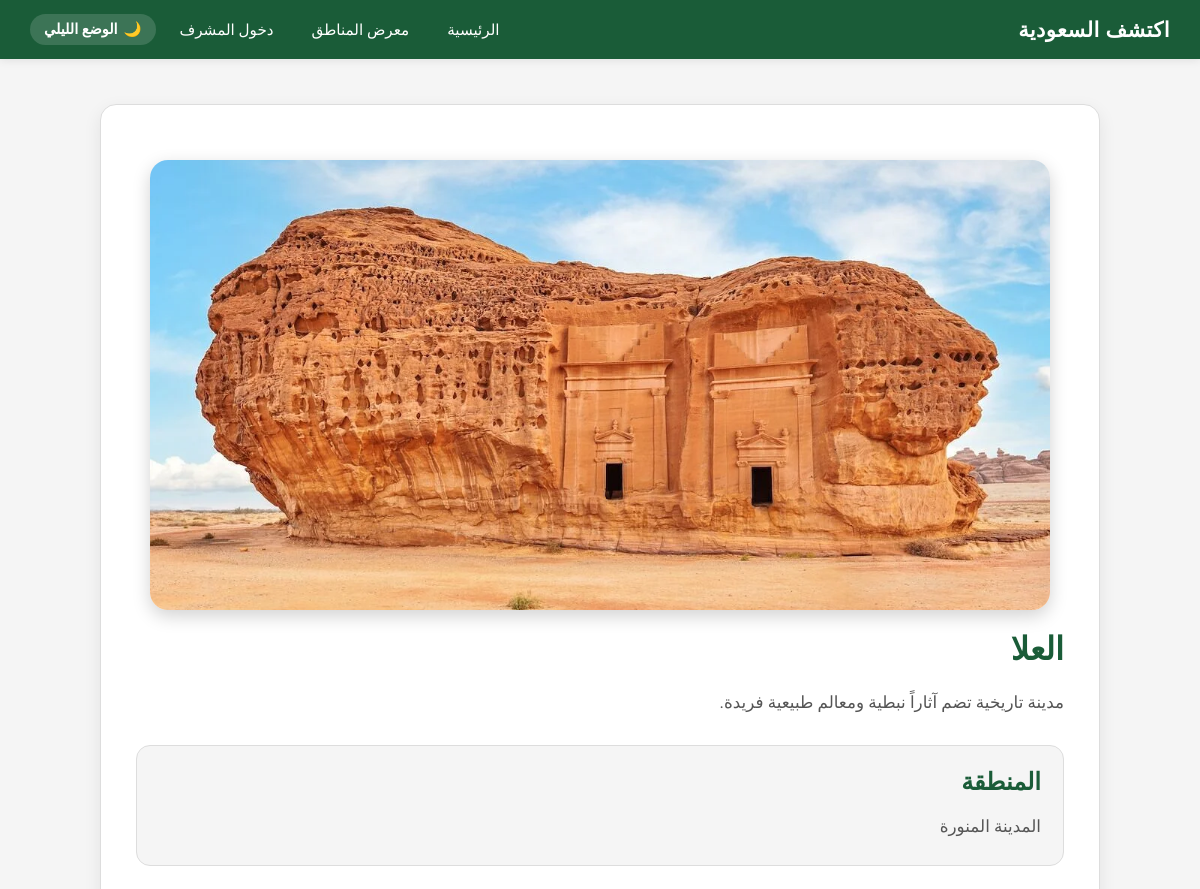
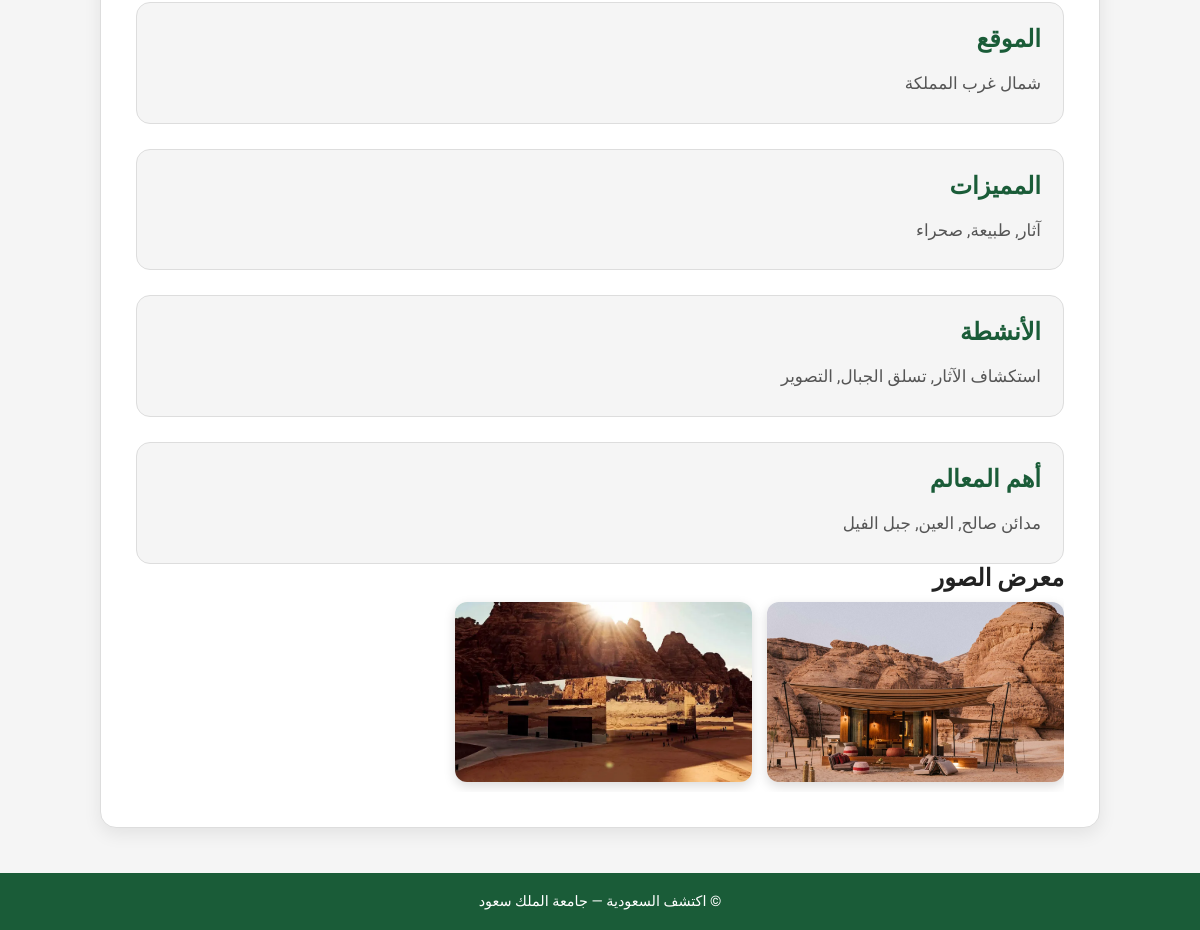
Page /public/details.php?id=3 on the committed database (2 pictures, top to bottom).
### tables this page shows
CREATE TABLE places (
    id INT PRIMARY KEY AUTO_INCREMENT,
    name VARCHAR(100) NOT NULL,
    region VARCHAR(100) NOT NULL,
    description TEXT NOT NULL,
    location VARCHAR(100),
    features TEXT,
    activities TEXT,
    top_landmarks TEXT,
    main_image VARCHAR(255) NOT NULL,
    created_at TIMESTAMP DEFAULT CURRENT_TIMESTAMP
);

CREATE TABLE gallery_images (
    id INT PRIMARY KEY AUTO_INCREMENT,
    place_id INT NOT NULL,
    image_path VARCHAR(255) NOT NULL,
    image_order TINYINT DEFAULT 1,
    FOREIGN KEY (place_id) REFERENCES places(id) ON DELETE CASCADE
);

### public/details.php (the view, shortened to what this page needs)
<?php
include '../includes/db_config.php';
$id = (int) $_GET['id'];
$sql = "SELECT * FROM places WHERE id = $id";
$result = mysqli_query($conn, $sql);
$data = mysqli_fetch_assoc($result);
$images_sql = "SELECT * FROM gallery_images WHERE place_id = $id ORDER BY image_order ASC";
$images_result = mysqli_query($conn, $images_sql);
?>
<!DOCTYPE html>
<html lang="ar" dir="rtl">
<head>
    <link rel="stylesheet" href="css/shared.css">
    <link rel="stylesheet" href="css/details.css">
</head>
<body>
<header class="site-header" id="site-header" role="banner">
    <nav class="navbar" aria-label="التنقل الرئيسي">
        <a href="index.html" class="nav-brand">اكتشف السعودية</a>
        <ul class="nav-menu" id="navMenu">
            <li><a href="index.html" class="nav-link">الرئيسية</a></li>
            <li><a href="gallery.php" class="nav-link">معرض المناطق</a></li>
            <li><a href="../admin/login.php" class="nav-link">دخول المشرف</a></li>
            <li>
                <button id="nightModeBtn" class="night-mode-btn" type="button" aria-pressed="false">
                    <span class="mode-icon">🌙</span>
                    <span class="mode-text">الوضع الليلي</span>
                </button>
            </li>
        </ul>
    </nav>
</header>
<main id="main-content" role="main">
    <article class="details-container" aria-labelledby="place-title">
        <figure>
            <img
                src="<?php echo $data['main_image']; ?>"
                alt="صورة رئيسية لـ <?php echo $data['name']; ?>"
                class="main-image">
        </figure>
        <h1 id="place-title"><?php echo $data['name']; ?></h1>
        <p class="main-description"><?php echo $data['description']; ?></p>
        <section class="info-section" aria-label="معلومات سريعة">
            <div class="info-box">
                <h2>المنطقة</h2>
                <p><?php echo $data['region']; ?></p>
            </div>
            <div class="info-box">
                <h2>الموقع</h2>
                <p><?php echo $data['location']; ?></p>
            </div>
            <div class="info-box">
                <h2>المميزات</h2>
                <p><?php echo $data['features']; ?></p>
            </div>
            <div class="info-box">
                <h2>الأنشطة</h2>
                <p><?php echo $data['activities']; ?></p>
            </div>
            <div class="info-box">
                <h2>أهم المعالم</h2>
                <p><?php echo $data['top_landmarks']; ?></p>
            </div>
        </section>
        <section class="gallery-section" aria-labelledby="gallery-title">
            <h2 class="gallery-title" id="gallery-title">معرض الصور</h2>
            <figure class="gallery-images">
                <?php while ($img = mysqli_fetch_assoc($images_result)) { ?>
                    <img
                        src="<?php echo $img['image_path']; ?>"
                        alt="صورة من معرض <?php echo $data['name']; ?>"
                        class="gallery-img">
                <?php } ?>
            </figure>
        </section>
    </article>
</main>
<footer class="site-footer" role="contentinfo">
    <p>© اكتشف السعودية — جامعة الملك سعود</p>
</footer>
</body>
</html>

### public/css/shared.css (style rules this page uses)
:root { --bg-color: #f5f5f5; --card-bg: #ffffff; --text-color: #222222; --text-muted: #555555; --border-color: #dddddd; --nav-bg: #1a5c38; --nav-text: #ffffff; --footer-bg: #1a5c38; --footer-text: #ffffff; --shadow: rgba(0,0,0,0.08); }
*, *::before, *::after { margin: 0; padding: 0; box-sizing: border-box; }
html { scroll-behavior: smooth; }
body { font-family: 'Tajawal', sans-serif; direction: rtl; background-color: var(--bg-color); color: var(--text-color); transition: background-color 0.3s, color 0.3s; min-height: 100vh; display: flex; flex-direction: column; }
main { flex: 1; }
.site-header { background-color: var(--nav-bg); position: sticky; top: 0; z-index: 1000; box-shadow: 0 2px 8px var(--shadow); }
.navbar { max-width: 1200px; margin: 0 auto; padding: 14px 30px; display: flex; justify-content: space-between; align-items: center; position: relative; z-index: 1001; }
.nav-brand { color: var(--nav-text); font-size: 1.3rem; font-weight: 800; text-decoration: none; letter-spacing: 0.5px; }
.nav-menu { list-style: none; display: flex; align-items: center; gap: 10px; }
.nav-link { color: var(--nav-text); text-decoration: none; font-size: 0.95rem; padding: 6px 14px; border-radius: 6px; transition: background 0.2s; }
.night-mode-btn { background: rgba(255,255,255,0.15); border: none; color: white; padding: 7px 14px; border-radius: 20px; cursor: pointer; font-family: 'Tajawal', sans-serif; font-size: 0.9rem; display: flex; align-items: center; gap: 6px; transition: background 0.3s; }
.site-footer { background-color: var(--footer-bg); color: var(--footer-text); text-align: center; padding: 20px; font-size: 0.9rem; margin-top: auto; }
button, .btn, .edit-btn, .delete-btn { display: inline-block; border: none; padding: 10px 16px; border-radius: 8px; text-decoration: none; cursor: pointer; font-family: 'Tajawal', sans-serif; font-weight: 700; font-size: 0.95rem; }
button, .btn, .edit-btn { background-color: var(--nav-bg); color: var(--nav-text); }

### public/css/details.css (style rules this page uses)
.details-container { max-width: 1000px; width: 85%; margin: 45px auto; background-color: var(--card-bg); padding: 35px; border-radius: 16px; box-shadow: 0 6px 18px var(--shadow); border: 1px solid var(--border-color); }
.main-image { width: 100%; height: 420px; object-fit: cover; border-radius: 14px; margin-bottom: 25px; }
.details-container h1 { color: var(--nav-bg); margin-bottom: 18px; font-size: 2rem; }
.details-container p { color: var(--text-muted); line-height: 2; font-size: 1.05rem; }
.info-box { background-color: var(--bg-color); padding: 22px; border-radius: 14px; margin-top: 25px; border: 1px solid var(--border-color); }
.info-box h2 { color: var(--nav-bg); margin-bottom: 14px; }
.gallery-images { display:flex; gap:15px; overflow-x:auto; padding:10px 0; scroll-behavior:smooth; }
.gallery-images img { width: 32%; height: 180px; object-fit: cover; border-radius: 12px; }
.gallery-img { min-width:260px; width:260px; height:180px; object-fit:cover; border-radius:14px; flex-shrink:0; box-shadow:0 4px 12px rgba(0,0,0,0.15); transition:0.3s; }
.main-image { width:100%; max-width:900px; height:450px; object-fit:cover; border-radius:18px; display:block; margin:20px auto; box-shadow:0 6px 18px rgba(0,0,0,0.18); }

### rows in the picture
places: main_image (picture), name "العلا", description "مدينة تاريخية تضم آثاراً نبطية ومعالم طبيعية فريدة.", region "المدينة المنورة", location "شمال غرب المملكة", features "آثار, طبيعة, صحراء", activities "استكشاف الآثار, تسلق الجبال, التصوير", top_landmarks "مدائن صالح, العين, جبل الفيل"
gallery_images: image_path (picture)
gallery_images: image_path (picture)
